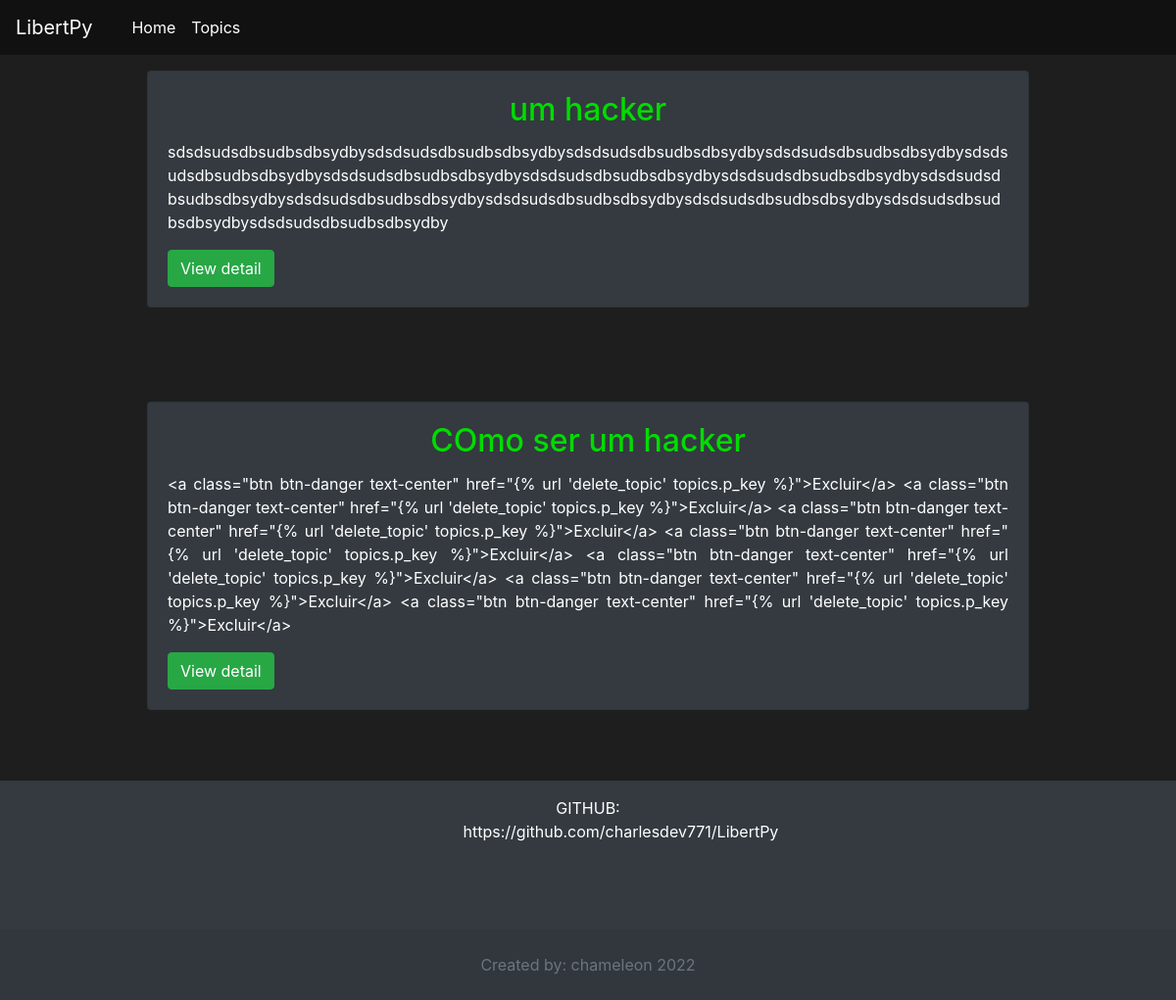
Page /topics_view/ on the earlier database version.
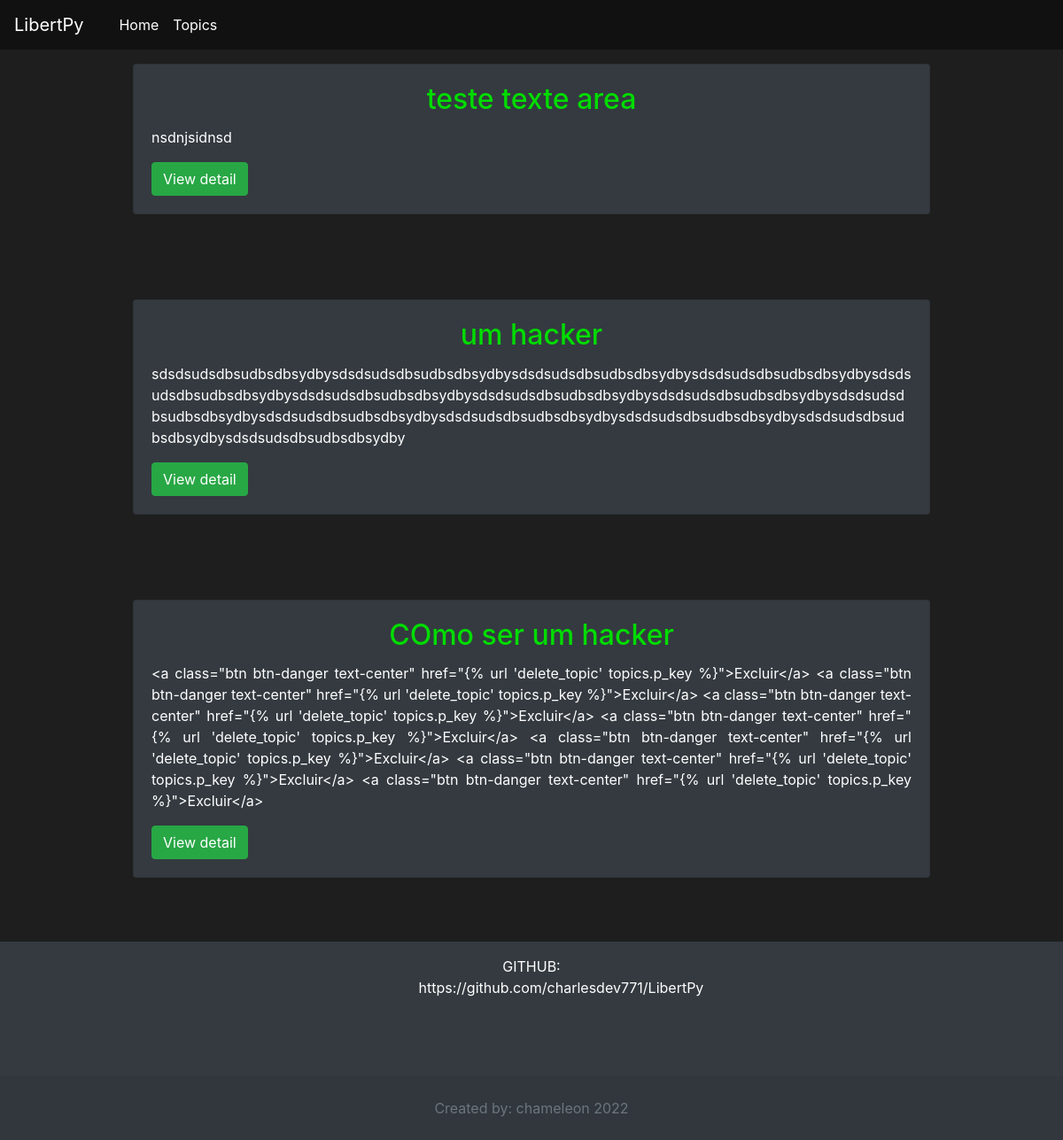
Same page on the later database version.
### core/models.py (models this page shows, shortened)
class Topics(models.Model):
    p_key = models.IntegerField(max_length=20, primary_key=True)
    title_topic = models.CharField(max_length=100)
    text_topic = models.CharField(max_length=300)

### core/views.py (the view)
# urls.py: path('topics_view/', topics_view, name='topics_view'),
def topics_view(request):
    try:
        topics = Topics.objects.all()
        return render(request, 'pages/topics.html', {"topics":topics})
    except Exception as error:
        return HttpResponse(error)

### core/templates/pages/topics.html (shortened to what this page needs)
{% load static %}
<!doctype html>
<html lang="pt-br">
  <head>
      <link rel="stylesheet" href="https://stackpath.bootstrapcdn.com/bootstrap/4.3.1/css/bootstrap.min.css">
    <link rel="stylesheet" href="{% static 'style.css' %}">
  </head>
  <body>
    <nav class="navbar navbar-expand-lg navbar-dark fixed-top navbar-black">
      <a class="navbar-brand" href="{% url 'home' %}">LibertPy</a>
      <div class="collapse navbar-collapse" id="drop">
        <ul class="navbar-nav ml-3">
          <li class="nav-item">
            <a class="nav-link active link-houver" href="{% url 'home' %}">Home</a>
          </li>
          <li class="nav-item">
            <a class="nav-link active" href="{% url 'topics_view' %}">Topics</a>
          </li>
          <div class="container row">
          </div>
        </ul>
      </div>
    </nav>
    {% for topic in topics  %}
      {% if not topic %}
          <h1 class="text-center text-dark display-1">
            Error in exibition of data
          </h1>
      {% else %}
      <section class="mt-5" id="topics">
          <div class="container-fluid">
            <div class="row justify-content-center">
                <article class="card bord-card imagem-card p-0 m-4 col-12 col-md-9 bg-dark">
                    <div class="card-body">
                      <h2 class="card-title text-center">{{ topic.title_topic }}</h2>
                      <p class="card-text text-justify text-white">{{topic.text_topic}}</p>
                      <a class="btn btn-success text-center" href="{% url 'view_detail' topic.p_key%}">View detail</a>
                    </div>
                </article>
            </div>
          </div>
        </section>
      {% endif %}
    {% endfor %}
<footer class="text-center text-lg-start bg-dark text-muted">
  <section class="">
    <div class="container text-center text-md-start mt-5">
      <div class="row mt-3">
        <div class="col-md-3 col-lg-4 col-xl-3 mx-auto mb-4 ">
          <p class="text-white mt-3">
            GITHUB: https://github.com/charlesdev771/LibertPy
          </p>
        </div>
      </div>
    </div>
  </section>
    <div class="text-center p-4 mt-5" style="background-color: rgba(0, 0, 0, 0.05);">
      <a class="text-reset fw-bold" href="https://mdbootstrap.com/">Created by: chameleon 2022</a>
    </div>
  </footer>
  </body>
</html>

Differences in the rows shown:
added Topics: title_topic "teste texte area", text_topic "nsdnjsidnsd"
